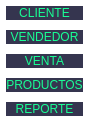
        <widget class="QFrame" name="frame">
         <property name="maximumSize">
          <size>
           <width>0</width>
           <height>800</height>
          </size>
         </property>
         <property name="styleSheet">
          <string notr="true">QFrame{
background-color: rgb(53, 53, 79);
border:1px solid white;
}

QPushButton{
font: 87 12pt &quot;Arial Black&quot;;
background-color: #000000ff;
color: rgb(24, 255, 148);
border-radius:30px;
border:5px solid white;
}
QPushButton:hover{
background-color: rgb(255, 255, 0);
}</string>
         </property>
         <property name="frameShape">
          <enum>QFrame::StyledPanel</enum>
         </property>
         <property name="frameShadow">
          <enum>QFrame::Raised</enum>
         </property>
         <layout class="QVBoxLayout" name="verticalLayout_2">
          <property name="spacing">
           <number>0</number>
          </property>
          <property name="leftMargin">
           <number>0</number>
          </property>
          <property name="topMargin">
           <number>0</number>
          </property>
          <property name="rightMargin">
           <number>0</number>
          </property>
          <property name="bottomMargin">
           <number>0</number>
          </property>
          <item>
           <widget class="QPushButton" name="b_cliente">
            <property name="text">
             <string>CLIENTE</string>
            </property>
           </widget>
          </item>
          <item>
           <widget class="QPushButton" name="b_vendedor">
            <property name="text">
             <string>VENDEDOR</string>
            </property>
           </widget>
          </item>
          <item>
           <widget class="QPushButton" name="b_venta">
            <property name="text">
             <string>VENTA</string>
            </property>
           </widget>
          </item>
          <item>
           <widget class="QPushButton" name="b_producto">
            <property name="text">
             <string>PRODUCTOS</string>
            </property>
           </widget>
          </item>
          <item>
           <widget class="QPushButton" name="b_reporte">
            <property name="text">
             <string>REPORTE</string>
            </property>
           </widget>
          </item>
         </layout>
        </widget>
